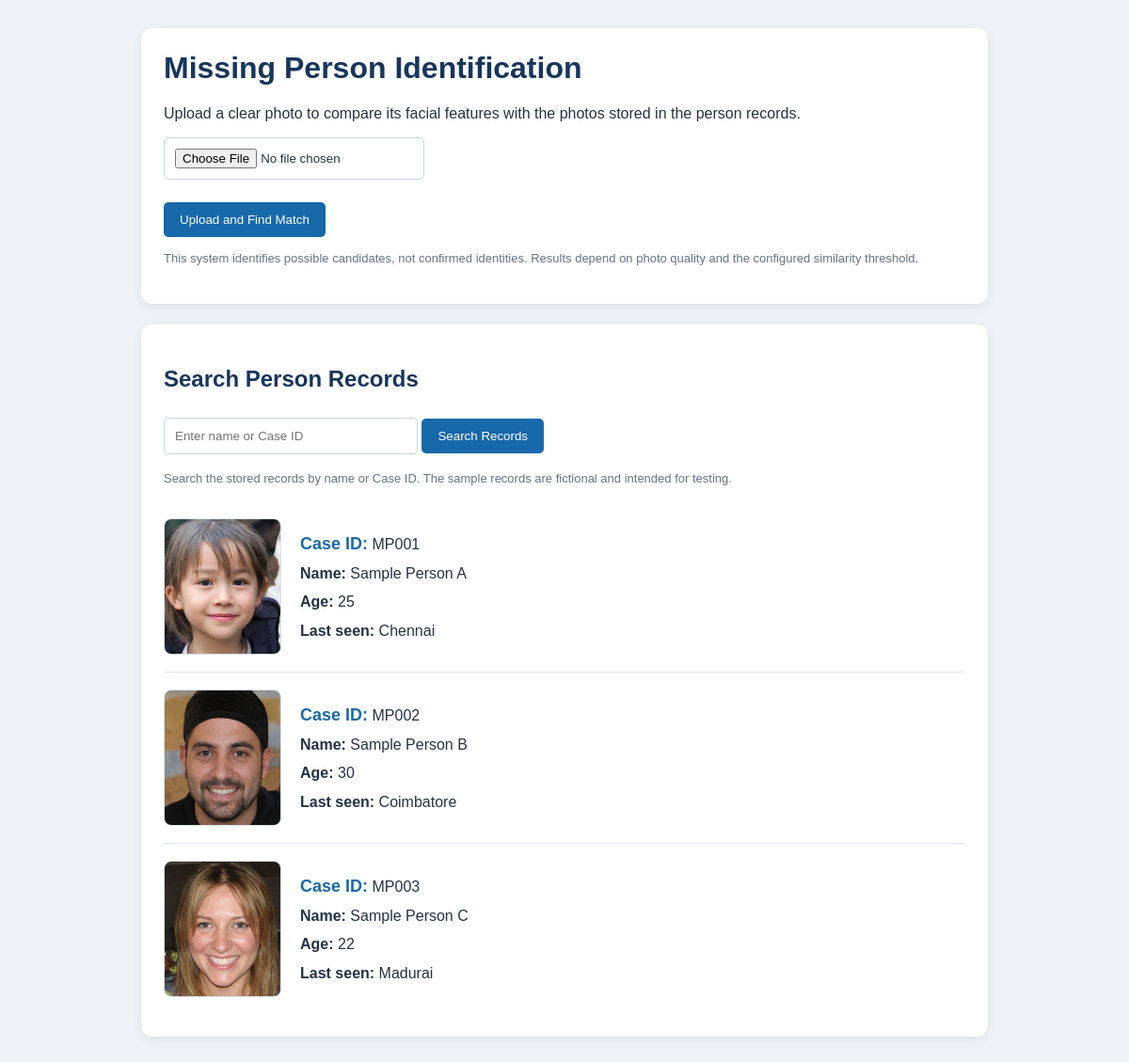
The page / on the database its author committed.
### tables this page shows
CREATE TABLE persons (
                id INTEGER PRIMARY KEY AUTOINCREMENT,
                case_id TEXT UNIQUE,
                name TEXT NOT NULL,
                age INTEGER,
                last_seen TEXT
            , image TEXT);

### app.py (the view, shortened to what this page needs)
@app.route("/", methods=["GET", "POST"])
def home():
    message = ""
    match_result = None
    search = request.args.get("search", "").strip()
    with get_db() as db:
        if search:
            persons = db.execute("""
                SELECT * FROM persons
                WHERE case_id LIKE ? OR name LIKE ?
                ORDER BY id
            """, (f"%{search}%", f"%{search}%")).fetchall()
        else:
            persons = db.execute("""
                SELECT * FROM persons
                ORDER BY id
            """).fetchall()
    return render_template(
        "index.html",
        message=message,
        match_result=match_result,
        persons=persons,
        search=search
    )

### app.py (called while the page is built)
def get_db():
    connection = sqlite3.connect(DATABASE)
    connection.row_factory = sqlite3.Row
    return connection

### templates/index.html (shortened to what this page needs)
<!DOCTYPE html>
<html lang="en">
<head>
</head>
<body>
<div class="container">
    <div class="card">
        <h1>Missing Person Identification</h1>
        <p>
            Upload a clear photo to compare its facial features
            with the photos stored in the person records.
        </p>
        <form
            method="POST"
            enctype="multipart/form-data"
        >
            <p>
                <input
                    type="file"
                    name="image"
                    accept=".jpg,.jpeg,.png"
                    required
                >
            </p>
            <button type="submit">
                Upload and Find Match
            </button>
        </form>
        <p class="note">
            This system identifies possible candidates, not confirmed
            identities. Results depend on photo quality and the
            configured similarity threshold.
        </p>
    </div>
    <div class="card">
        <h2>Search Person Records</h2>
        <form method="GET">
            <p>
                <input
                    type="text"
                    name="search"
                    placeholder="Enter name or Case ID"
                    value="{{ search }}"
                >
                <button type="submit">Search Records</button>
            </p>
        </form>
        <p class="note">
            Search the stored records by name or Case ID.
            The sample records are fictional and intended for testing.
        </p>
        {% if persons %}
            {% for person in persons %}
                <div class="person">
                    {% if person["image"] %}
                        <img
                            src="{{ url_for(
                                'static',
                                filename='images/' + person['image']
                            ) }}"
                            alt="Stored photo for {{ person['name'] }}"
                        >
                    {% endif %}
                    <div class="details">
                        <strong class="case-id">Case ID:</strong>
                        {{ person["case_id"] }}<br>
                        <strong>Name:</strong>
                        {{ person["name"] }}<br>
                        <strong>Age:</strong>
                        {{ person["age"] }}<br>
                        <strong>Last seen:</strong>
                        {{ person["last_seen"] }}
                    </div>
                </div>
            {% endfor %}
        {% else %}
            <p class="empty">No person records found.</p>
        {% endif %}
    </div>
</div>
</body>
</html>

### templates/index.html (style rules this page uses)
* { box-sizing: border-box; }
body { font-family: Arial, sans-serif; background: #edf2f7; margin: 0; padding: 30px 15px; color: #243247; }
.container { max-width: 900px; margin: auto; }
.card { background: white; padding: 24px; margin-bottom: 22px; border-radius: 12px; box-shadow: 0 3px 12px #00000012; }
h1, h2 { color: #17365d; }
h1 { margin-top: 0; }
input[type="file"], input[type="text"] { padding: 11px; border: 1px solid #cbd5e1; border-radius: 5px; max-width: 100%; }
input[type="text"] { width: 270px; }
button { background: #1769aa; color: white; padding: 11px 17px; border: none; border-radius: 5px; cursor: pointer; margin-top: 8px; }
.note { color: #64748b; font-size: 13px; line-height: 1.6; }
.person { display: flex; align-items: center; gap: 20px; padding: 18px 0; border-bottom: 1px solid #e2e8f0; }
.person:last-child { border-bottom: none; }
.person img { width: 125px; height: 145px; object-fit: cover; border-radius: 8px; border: 1px solid #dbe2ea; background: #f1f5f9; }
.details { line-height: 1.9; overflow-wrap: anywhere; }
.case-id { color: #1769aa; font-size: 18px; }

### rows shown on the page
persons: image (picture), case_id "MP001", name "Sample Person A", age "25", last_seen "Chennai"
persons: image (picture), case_id "MP002", name "Sample Person B", age "30", last_seen "Coimbatore"
persons: image (picture), case_id "MP003", name "Sample Person C", age "22", last_seen "Madurai"
